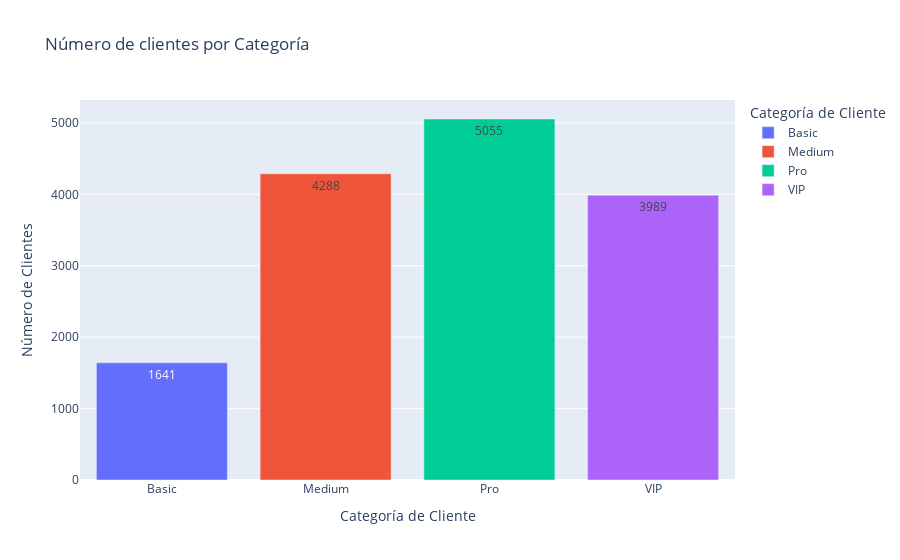

Notebook code cell kept with this figure:
### Code cell
categorias_clientes = df_final.groupby("categoria_cliente")["id_cliente"].nunique().reset_index()

fig = px.bar(
    categorias_clientes,
    x="categoria_cliente",
    y="id_cliente",
    color="categoria_cliente",
    title="Número de clientes por Categoría",
    labels={"categoria_cliente": "Categoría de Cliente", "id_cliente": "Número de Clientes"},
    text_auto=True
)
fig.show()

### Figure 1 — Plotly figure (JSON) as saved in the notebook; plotly's stock layout.template omitted (floating-point values rounded to 4 significant figures)
{"data": [{"hovertemplate": "Categoría de Cliente=%{x}<br>Número de Clientes=%{y}<extra></extra>", "legendgroup": "Basic", "marker": {"color": "#636efa", "pattern": {"shape": ""}}, "name": "Basic", "orientation": "v", "showlegend": true, "textposition": "auto", "texttemplate": "%{y}", "type": "bar", "x": ["Basic"], "xaxis": "x", "y": [1641], "yaxis": "y"}, {"hovertemplate": "Categoría de Cliente=%{x}<br>Número de Clientes=%{y}<extra></extra>", "legendgroup": "Medium", "marker": {"color": "#EF553B", "pattern": {"shape": ""}}, "name": "Medium", "orientation": "v", "showlegend": true, "textposition": "auto", "texttemplate": "%{y}", "type": "bar", "x": ["Medium"], "xaxis": "x", "y": [4288], "yaxis": "y"}, {"hovertemplate": "Categoría de Cliente=%{x}<br>Número de Clientes=%{y}<extra></extra>", "legendgroup": "Pro", "marker": {"color": "#00cc96", "pattern": {"shape": ""}}, "name": "Pro", "orientation": "v", "showlegend": true, "textposition": "auto", "texttemplate": "%{y}", "type": "bar", "x": ["Pro"], "xaxis": "x", "y": [5055], "yaxis": "y"}, {"hovertemplate": "Categoría de Cliente=%{x}<br>Número de Clientes=%{y}<extra></extra>", "legendgroup": "VIP", "marker": {"color": "#ab63fa", "pattern": {"shape": ""}}, "name": "VIP", "orientation": "v", "showlegend": true, "textposition": "auto", "texttemplate": "%{y}", "type": "bar", "x": ["VIP"], "xaxis": "x", "y": [3989], "yaxis": "y"}], "layout": {"barmode": "relative", "legend": {"title": {"text": "Categoría de Cliente"}, "tracegroupgap": 0}, "title": {"text": "Número de clientes por Categoría"}, "xaxis": {"anchor": "y", "categoryarray": ["Basic", "Medium", "Pro", "VIP"], "categoryorder": "array", "domain": [0, 1], "title": {"text": "Categoría de Cliente"}}, "yaxis": {"anchor": "x", "domain": [0, 1], "title": {"text": "Número de Clientes"}}}}
